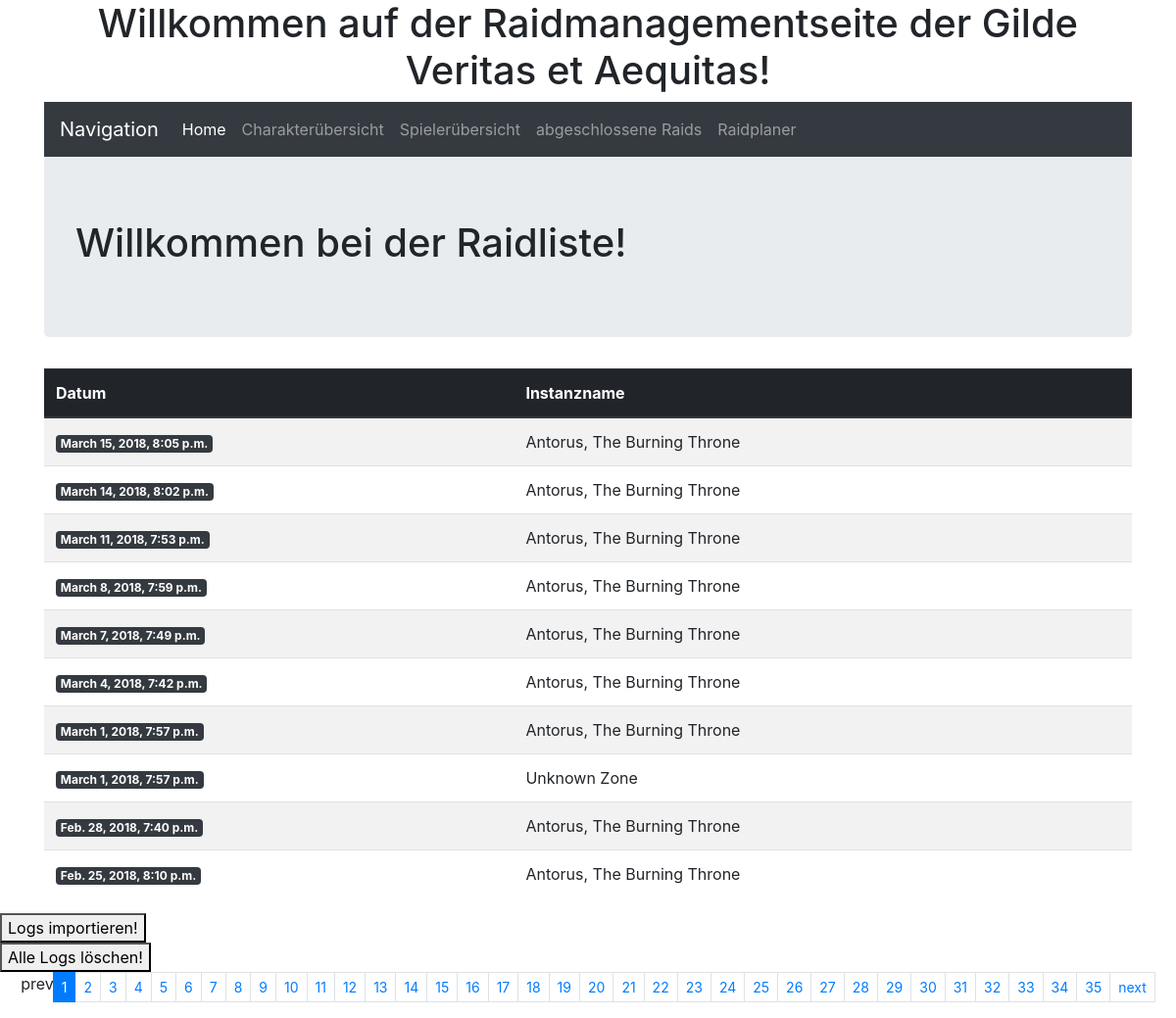
The app's page /Raiduebersicht/, older data.
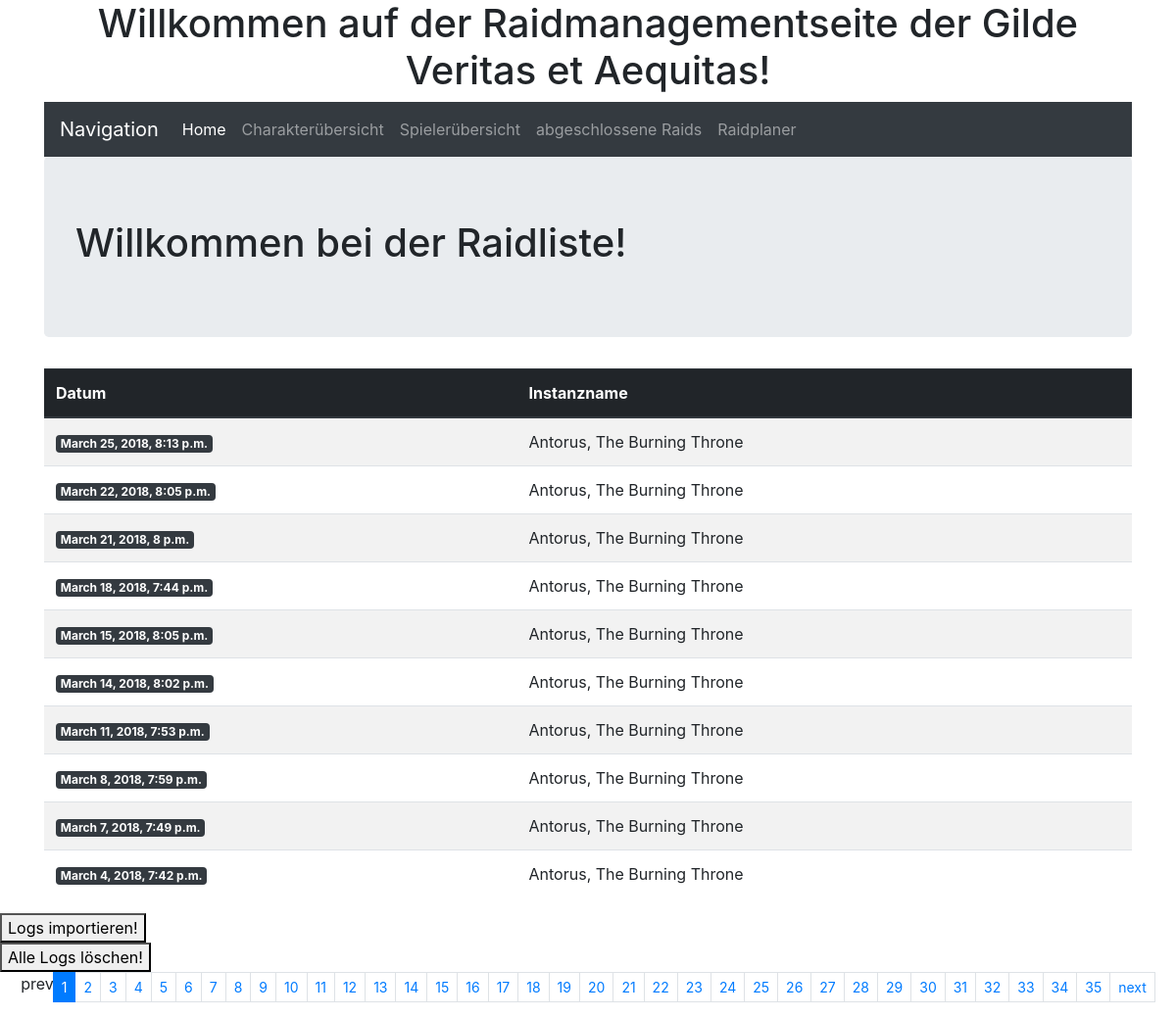
The same page, newer data.
### Spielerverwaltung/models.py (models this page shows, shortened)
class Raid(models.Model):
    Raidstatus = (
        ('SC', 'scheduled'),
        ('FI', 'finished'),
        ('CA', 'canceled')
        )
    Raid_status = models.CharField(max_length = 2, choices = Raidstatus, default = 'SC')
    WarcraftlogsID = models.CharField(max_length = 16, blank = True, null = True, unique = True)
    InstanceName = models.CharField(max_length = 50)
    Raiddatum = models.DateTimeField()
    Raidstart = models.DateTimeField()
    Raidende = models.DateTimeField()
    Raidteilnehmer = models.ManyToManyField(Gildencharakter, through = 'Raidinformationen')
    Teilnehmer = models.ManyToManyField(Spieler, through = 'Attendency')
    class Meta:
        ordering = ['-Raiddatum']

### Spielerverwaltung/views.py (the view, shortened to what this page needs)
# urls.py: url(r'^Raiduebersicht/', RaidoverView.as_view(), name = 'raid_overview'),
class RaidoverView(ListView):
    model = Raid
    paginate_by = 10

### templates/Spielerverwaltung/raid_list.html
{% extends 'base.html' %}
{% block content %}
<div class="container">
  <div class = 'jumbotron'>
    <h1>
      Willkommen bei der Raidliste!
    </h1>
  </div>
</div>
<div class = "container">
  <table class="table table-striped">
    <thead class = "thead-dark">
      <tr>
        <th>Datum</th>
        <th>Instanzname</th>
      </tr>
    </thead>
      {% for log in raid_list %}
      <tr>
        <td><a href={% url 'raid_details' pk=log.pk %} class="badge badge-dark"> {{ log.Raiddatum }}</a></td>
        <td>{{ log.InstanceName }}</td>
      </tr>
      {% empty %}
      <p>Sorry, no Raids in list =(</p>
      {% endfor %}
  </table>
</div>
<form method="post">{% csrf_token %}
  <button name='update_logs' type="submit">Logs importieren!</button>
</form>
<form method="post">{% csrf_token %}
  <button name='delete_logs' type="submit">Alle Logs löschen!</button>
</form>
<div class='container'>
  <nav aria-label="pagination example">
    <div class="row justify-content-center align-self-center">
      <ul class="pagination pagination-sm">
        <li class="page-item">
          {% if page_obj.has_previous %}
            <a class='page-link' href="?page={{ page_obj.previous_page_number }}">
              prev
            </a>
          {% else %}
            <span>prev</span>
          {% endif %}
        </li>
        {% for page_number in paginator.page_range %}
          {% if page_number == page_obj.number %}
            <li class="page-item active">
              <span class="page-link">{{ page_number }}</span>
            </li>
          {% else %}
            <li>
              <a class='page-link' href="?page={{ page_number }}">
                {{ page_number }}
              </a>
            </li>
          {% endif %}
        {% endfor %}
        <li>
          {% if page_obj.has_next %}
            <a class='page-link' href="?page={{ page_obj.next_page_number }}">
              next
            </a>
          {% else %}
            <span>next</span>
          {% endif %}
        </li>
      </ul>
    </div>
  </nav>
</div>
{% endblock %}

Row changes from the older to the newer data that the page shows:
removed Raid: Raiddatum "March 1, 2018, 7:57 p.m.", InstanceName "Antorus, The Burning Throne"
removed Raid: Raiddatum "March 1, 2018, 7:57 p.m.", InstanceName "Unknown Zone"
removed Raid: Raiddatum "Feb. 28, 2018, 7:40 p.m.", InstanceName "Antorus, The Burning Throne"
removed Raid: Raiddatum "Feb. 25, 2018, 8:10 p.m.", InstanceName "Antorus, The Burning Throne"
added Raid: Raiddatum "March 25, 2018, 8:13 p.m.", InstanceName "Antorus, The Burning Throne"
added Raid: Raiddatum "March 22, 2018, 8:05 p.m.", InstanceName "Antorus, The Burning Throne"
added Raid: Raiddatum "March 21, 2018, 8 p.m.", InstanceName "Antorus, The Burning Throne"
added Raid: Raiddatum "March 18, 2018, 7:44 p.m.", InstanceName "Antorus, The Burning Throne"
